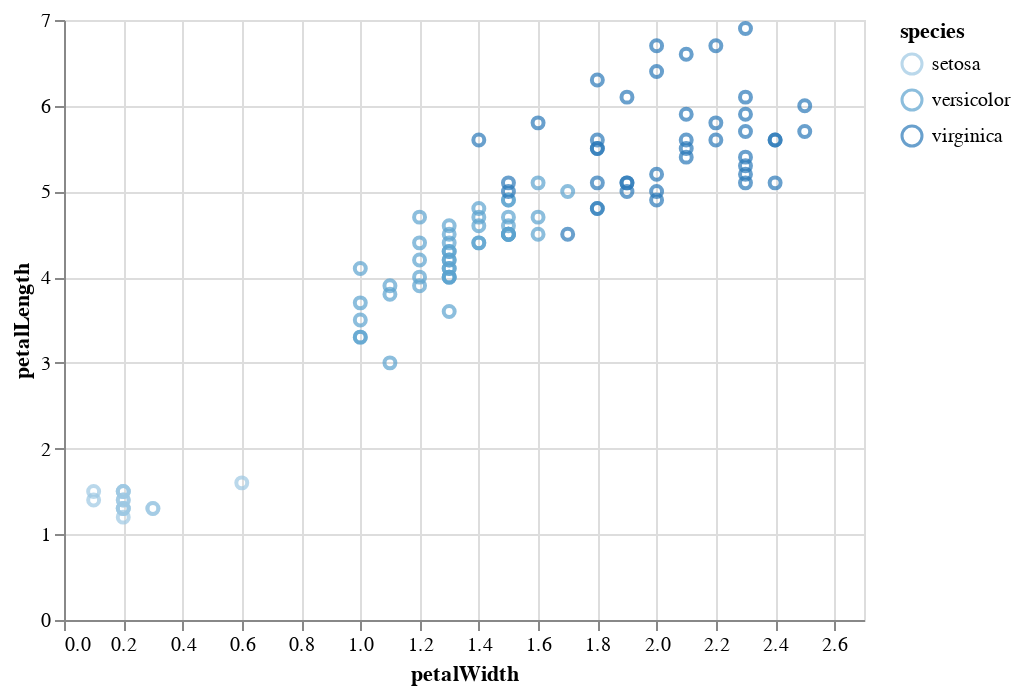

Notebook source saved alongside this figure:
### Markdown cell above
## Basic Altair Renderer

### Code cell
alt.renderers.enable('default')
chart(mapd_expr.limit(100).execute())

### Figure 1 — Vega-Lite specification as saved in the notebook (floating-point values rounded to 4 significant figures)
{"$schema": "https://vega.github.io/schema/vega-lite/v2.4.1.json", "config": {"view": {"height": 300, "width": 400}}, "data": {"values": [{"petalLength": 3.6, "petalWidth": 1.3, "sepalLength": 5.6, "sepalWidth": 2.9, "species": "versicolor"}, {"petalLength": 4.4, "petalWidth": 1.4, "sepalLength": 6.7, "sepalWidth": 3.1, "species": "versicolor"}, {"petalLength": 4.5, "petalWidth": 1.5, "sepalLength": 5.6, "sepalWidth": 3, "species": "versicolor"}, {"petalLength": 4.1, "petalWidth": 1, "sepalLength": 5.8, "sepalWidth": 2.7, "species": "versicolor"}, {"petalLength": 3.8, "petalWidth": 1.1, "sepalLength": 5.5, "sepalWidth": 2.4, "species": "versicolor"}, {"petalLength": 3.7, "petalWidth": 1, "sepalLength": 5.5, "sepalWidth": 2.4, "species": "versicolor"}, {"petalLength": 3.9, "petalWidth": 1.2, "sepalLength": 5.8, "sepalWidth": 2.7, "species": "versicolor"}, {"petalLength": 5.1, "petalWidth": 1.6, "sepalLength": 6, "sepalWidth": 2.7, "species": "versicolor"}, {"petalLength": 4.5, "petalWidth": 1.5, "sepalLength": 6.2, "sepalWidth": 2.2, "species": "versicolor"}, {"petalLength": 3.9, "petalWidth": 1.1, "sepalLength": 5.6, "sepalWidth": 2.5, "species": "versicolor"}, {"petalLength": 4.8, "petalWidth": 1.8, "sepalLength": 5.9, "sepalWidth": 3.2, "species": "versicolor"}, {"petalLength": 4, "petalWidth": 1.3, "sepalLength": 6.1, "sepalWidth": 2.8, "species": "versicolor"}, {"petalLength": 4.5, "petalWidth": 1.5, "sepalLength": 5.4, "sepalWidth": 3, "species": "versicolor"}, {"petalLength": 4.5, "petalWidth": 1.6, "sepalLength": 6, "sepalWidth": 3.4, "species": "versicolor"}, {"petalLength": 4.7, "petalWidth": 1.5, "sepalLength": 6.7, "sepalWidth": 3.1, "species": "versicolor"}, {"petalLength": 4.4, "petalWidth": 1.3, "sepalLength": 6.3, "sepalWidth": 2.3, "species": "versicolor"}, {"petalLength": 4.9, "petalWidth": 1.5, "sepalLength": 6.3, "sepalWidth": 2.5, "species": "versicolor"}, {"petalLength": 4.7, "petalWidth": 1.2, "sepalLength": 6.1, "sepalWidth": 2.8, "species": "versicolor"}, {"petalLength": 4.3, "petalWidth": 1.3, "sepalLength": 6.4, "sepalWidth": 2.9, "species": "versicolor"}, {"petalLength": 4.4, "petalWidth": 1.4, "sepalLength": 6.6, "sepalWidth": 3, "species": "versicolor"}, {"petalLength": 4.1, "petalWidth": 1.3, "sepalLength": 5.6, "sepalWidth": 3, "species": "versicolor"}, {"petalLength": 4, "petalWidth": 1.3, "sepalLength": 5.5, "sepalWidth": 2.5, "species": "versicolor"}, {"petalLength": 4.4, "petalWidth": 1.2, "sepalLength": 5.5, "sepalWidth": 2.6, "species": "versicolor"}, {"petalLength": 4.6, "petalWidth": 1.4, "sepalLength": 6.1, "sepalWidth": 3, "species": "versicolor"}, {"petalLength": 4.8, "petalWidth": 1.4, "sepalLength": 6.8, "sepalWidth": 2.8, "species": "versicolor"}, {"petalLength": 5, "petalWidth": 1.7, "sepalLength": 6.7, "sepalWidth": 3, "species": "versicolor"}, {"petalLength": 4.5, "petalWidth": 1.5, "sepalLength": 6, "sepalWidth": 2.9, "species": "versicolor"}, {"petalLength": 3.5, "petalWidth": 1, "sepalLength": 5.7, "sepalWidth": 2.6, "species": "versicolor"}, {"petalLength": 4, "petalWidth": 1.2, "sepalLength": 5.8, "sepalWidth": 2.6, "species": "versicolor"}, {"petalLength": 3.3, "petalWidth": 1, "sepalLength": 5, "sepalWidth": 2.3, "species": "versicolor"}, {"petalLength": 4.2, "petalWidth": 1.3, "sepalLength": 5.6, "sepalWidth": 2.7, "species": "versicolor"}, {"petalLength": 4.2, "petalWidth": 1.2, "sepalLength": 5.7, "sepalWidth": 3, "species": "versicolor"}, {"petalLength": 5.6, "petalWidth": 2.1, "sepalLength": 6.4, "sepalWidth": 2.8, "species": "virginica"}, {"petalLength": 5.8, "petalWidth": 1.6, "sepalLength": 7.2, "sepalWidth": 3, "species": "virginica"}, {"petalLength": 6.1, "petalWidth": 1.9, "sepalLength": 7.4, "sepalWidth": 2.8, "species": "virginica"}, {"petalLength": 6.4, "petalWidth": 2, "sepalLength": 7.9, "sepalWidth": 3.8, "species": "virginica"}, {"petalLength": 5.7, "petalWidth": 2.5, "sepalLength": 6.7, "sepalWidth": 3.3, "species": "virginica"}, {"petalLength": 5.2, "petalWidth": 2.3, "sepalLength": 6.7, "sepalWidth": 3, "species": "virginica"}, {"petalLength": 5, "petalWidth": 1.9, "sepalLength": 6.3, "sepalWidth": 2.5, "species": "virginica"}, {"petalLength": 4.2, "petalWidth": 1.3, "sepalLength": 5.7, "sepalWidth": 2.9, "species": "versicolor"}, {"petalLength": 4.3, "petalWidth": 1.3, "sepalLength": 6.2, "sepalWidth": 2.9, "species": "versicolor"}, {"petalLength": 5.2, "petalWidth": 2, "sepalLength": 6.5, "sepalWidth": 3, "species": "virginica"}, {"petalLength": 3, "petalWidth": 1.1, "sepalLength": 5.1, "sepalWidth": 2.5, "species": "versicolor"}, {"petalLength": 4.1, "petalWidth": 1.3, "sepalLength": 5.7, "sepalWidth": 2.8, "species": "versicolor"}, {"petalLength": 1.5, "petalWidth": 0.1, "sepalLength": 5.2, "sepalWidth": 4.1, "species": "setosa"}, {"petalLength": 5.5, "petalWidth": 2.1, "sepalLength": 6.8, "sepalWidth": 3, "species": "virginica"}, {"petalLength": 1.4, "petalWidth": 0.2, "sepalLength": 5.5, "sepalWidth": 4.2, "species": "setosa"}, {"petalLength": 1.5, "petalWidth": 0.2, "sepalLength": 4.9, "sepalWidth": 3.1, "species": "setosa"}, {"petalLength": 5, "petalWidth": 2, "sepalLength": 5.7, "sepalWidth": 2.5, "species": "virginica"}, {"petalLength": 5.1, "petalWidth": 2.4, "sepalLength": 5.8, "sepalWidth": 2.8, "species": "virginica"}, {"petalLength": 1.2, "petalWidth": 0.2, "sepalLength": 5, "sepalWidth": 3.2, "species": "setosa"}, {"petalLength": 5.3, "petalWidth": 2.3, "sepalLength": 6.4, "sepalWidth": 3.2, "species": "virginica"}, {"petalLength": 5.6, "petalWidth": 2.2, "sepalLength": 6.4, "sepalWidth": 2.8, "species": "virginica"}, {"petalLength": 5.1, "petalWidth": 1.5, "sepalLength": 6.3, "sepalWidth": 2.8, "species": "virginica"}, {"petalLength": 6, "petalWidth": 2.5, "sepalLength": 6.3, "sepalWidth": 3.3, "species": "virginica"}, {"petalLength": 1.5, "petalWidth": 0.2, "sepalLength": 5.3, "sepalWidth": 3.7, "species": "setosa"}, {"petalLength": 1.4, "petalWidth": 0.2, "sepalLength": 5, "sepalWidth": 3.3, "species": "setosa"}, {"petalLength": 5.6, "petalWidth": 1.4, "sepalLength": 6.1, "sepalWidth": 2.6, "species": "virginica"}, {"petalLength": 4.7, "petalWidth": 1.4, "sepalLength": 7, "sepalWidth": 3.2, "species": "versicolor"}, {"petalLength": 6.1, "petalWidth": 2.3, "sepalLength": 7.7, "sepalWidth": 3, "species": "virginica"}, {"petalLength": 5.4, "petalWidth": 2.3, "sepalLength": 6.2, "sepalWidth": 3.4, "species": "virginica"}, {"petalLength": 4.5, "petalWidth": 1.5, "sepalLength": 6.4, "sepalWidth": 3.2, "species": "versicolor"}, {"petalLength": 5.1, "petalWidth": 1.9, "sepalLength": 5.8, "sepalWidth": 2.7, "species": "virginica"}, {"petalLength": 1.3, "petalWidth": 0.2, "sepalLength": 5.5, "sepalWidth": 3.5, "species": "setosa"}, {"petalLength": 5.1, "petalWidth": 1.8, "sepalLength": 5.9, "sepalWidth": 3, "species": "virginica"}, {"petalLength": 1.4, "petalWidth": 0.1, "sepalLength": 4.9, "sepalWidth": 3.6, "species": "setosa"}, {"petalLength": 1.3, "petalWidth": 0.2, "sepalLength": 4.4, "sepalWidth": 3, "species": "setosa"}, {"petalLength": 5.9, "petalWidth": 2.1, "sepalLength": 7.1, "sepalWidth": 3, "species": "virginica"}, {"petalLength": 5.6, "petalWidth": 2.4, "sepalLength": 6.3, "sepalWidth": 3.4, "species": "virginica"}, {"petalLength": 1.5, "petalWidth": 0.2, "sepalLength": 5.1, "sepalWidth": 3.4, "species": "setosa"}, {"petalLength": 4.9, "petalWidth": 1.5, "sepalLength": 6.9, "sepalWidth": 3.1, "species": "versicolor"}, {"petalLength": 5.6, "petalWidth": 1.8, "sepalLength": 6.3, "sepalWidth": 2.9, "species": "virginica"}, {"petalLength": 5.5, "petalWidth": 1.8, "sepalLength": 6.5, "sepalWidth": 3, "species": "virginica"}, {"petalLength": 6.7, "petalWidth": 2.2, "sepalLength": 7.7, "sepalWidth": 3.8, "species": "virginica"}, {"petalLength": 5.5, "petalWidth": 1.8, "sepalLength": 6.4, "sepalWidth": 3.1, "species": "virginica"}, {"petalLength": 4, "petalWidth": 1.3, "sepalLength": 5.5, "sepalWidth": 2.3, "species": "versicolor"}, {"petalLength": 4.8, "petalWidth": 1.8, "sepalLength": 6, "sepalWidth": 3, "species": "virginica"}, {"petalLength": 6.9, "petalWidth": 2.3, "sepalLength": 7.7, "sepalWidth": 2.6, "species": "virginica"}, {"petalLength": 4.6, "petalWidth": 1.5, "sepalLength": 6.5, "sepalWidth": 2.8, "species": "versicolor"}, {"petalLength": 5.4, "petalWidth": 2.1, "sepalLength": 6.9, "sepalWidth": 3.1, "species": "virginica"}, {"petalLength": 4.5, "petalWidth": 1.3, "sepalLength": 5.7, "sepalWidth": 2.8, "species": "versicolor"}, {"petalLength": 5.6, "petalWidth": 2.4, "sepalLength": 6.7, "sepalWidth": 3.1, "species": "virginica"}, {"petalLength": 5.1, "petalWidth": 2.3, "sepalLength": 6.9, "sepalWidth": 3.1, "species": "virginica"}, {"petalLength": 5, "petalWidth": 1.5, "sepalLength": 6, "sepalWidth": 2.2, "species": "virginica"}, {"petalLength": 5.1, "petalWidth": 1.9, "sepalLength": 5.8, "sepalWidth": 2.7, "species": "virginica"}, {"petalLength": 5.9, "petalWidth": 2.3, "sepalLength": 6.8, "sepalWidth": 3.2, "species": "virginica"}, {"petalLength": 1.3, "petalWidth": 0.3, "sepalLength": 5, "sepalWidth": 3.5, "species": "setosa"}, {"petalLength": 5.8, "petalWidth": 2.2, "sepalLength": 6.5, "sepalWidth": 3, "species": "virginica"}, {"petalLength": 1.3, "petalWidth": 0.3, "sepalLength": 4.5, "sepalWidth": 2.3, "species": "setosa"}, {"petalLength": 1.3, "petalWidth": 0.2, "sepalLength": 4.4, "sepalWidth": 3.2, "species": "setosa"}, {"petalLength": 1.6, "petalWidth": 0.6, "sepalLength": 5, "sepalWidth": 3.5, "species": "setosa"}, {"petalLength": 4.7, "petalWidth": 1.6, "sepalLength": 6.3, "sepalWidth": 3.3, "species": "versicolor"}, {"petalLength": 3.3, "petalWidth": 1, "sepalLength": 4.9, "sepalWidth": 2.4, "species": "versicolor"}, {"petalLength": 6.6, "petalWidth": 2.1, "sepalLength": 7.6, "sepalWidth": 3, "species": "virginica"}, {"petalLength": 4.5, "petalWidth": 1.7, "sepalLength": 4.9, "sepalWidth": 2.5, "species": "virginica"}, {"petalLength": 6.3, "petalWidth": 1.8, "sepalLength": 7.3, "sepalWidth": 2.9, "species": "virginica"}, {"petalLength": 5.7, "petalWidth": 2.3, "sepalLength": 6.9, "sepalWidth": 3.2, "species": "virginica"}, {"petalLength": 4.9, "petalWidth": 2, "sepalLength": 5.6, "sepalWidth": 2.8, "species": "virginica"}, {"petalLength": 4.6, "petalWidth": 1.3, "sepalLength": 6.6, "sepalWidth": 2.9, "species": "versicolor"}, {"petalLength": 6.7, "petalWidth": 2, "sepalLength": 7.7, "sepalWidth": 2.8, "species": "virginica"}]}, "encoding": {"color": {"field": "species", "type": "ordinal"}, "x": {"field": "petalWidth", "scale": {"domain": [0, 2.7], "range": "width"}, "type": "quantitative"}, "y": {"field": "petalLength", "scale": {"domain": [0, 7], "range": "height"}, "type": "quantitative"}}, "mark": "point"}
